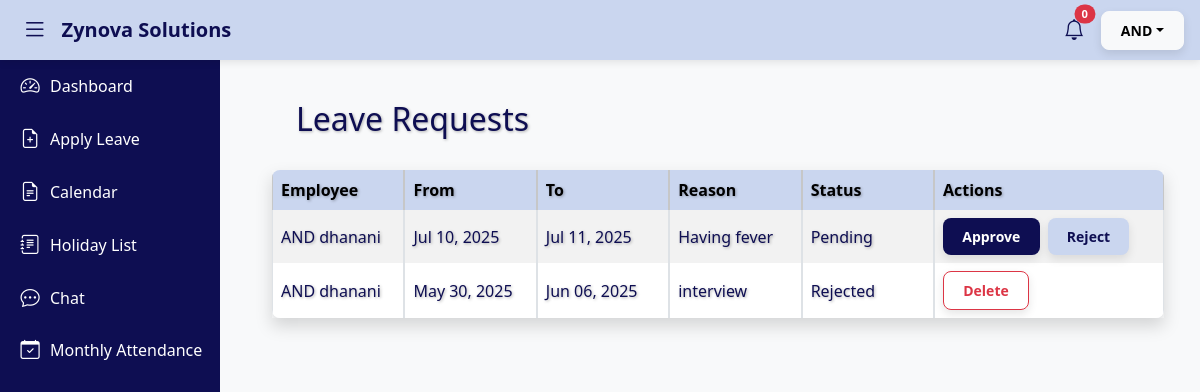
/leave-requests/ (signed in), run on the app's committed database.
### attendance/models.py (models this page shows, shortened)
class LeaveRequest(models.Model):
    STATUS_CHOICES = [
        ('pending', 'Pending'),
        ('accepted', 'Accepted'),
        ('rejected', 'Rejected'),
    ]
    LEAVE_TYPE_CHOICES = [
    ('Sick Leave', 'Sick Leave'),
    ('Casual Leave', 'Casual Leave'),
    ('Work from Home', 'Work from Home'),
    ('Emergency Leave', 'Emergency Leave'),
]
    user = models.ForeignKey(User, on_delete=models.CASCADE)
    start_date = models.DateField()
    end_date = models.DateField()
    leave_type = models.CharField(max_length=20, choices=LEAVE_TYPE_CHOICES, null=True, blank=True)
    reason = models.TextField()
    status = models.CharField(max_length=10, choices=STATUS_CHOICES, default='pending')
    created_at = models.DateTimeField(auto_now_add=True)

### attendance/views/leave_views.py (the view)
# urls.py: path('leave-requests/', views.view_leave_requests, name='view_leave_requests'),
@login_required
def view_leave_requests(request):
    try:
        user = request.user
        if user.groups.filter(name='Admin').exists():
            leaves_qs = LeaveRequest.objects.all()
            can_approve = True
        elif user.groups.filter(name='Manager').exists():
            leaves_qs = LeaveRequest.objects.filter(user__groups__name='Employee')
            can_approve = True
        elif user.groups.filter(name='Employee').exists():
            leaves_qs = LeaveRequest.objects.filter(user=user)
            can_approve = False
        else:
            return redirect('login')
        paginator = Paginator(leaves_qs.order_by('-start_date'), 5)
        page_number = request.GET.get('page')
        leaves = paginator.get_page(page_number)
        context = {
            'leaves': leaves,
            'can_approve': can_approve
        }
        return render(request, 'attendance/leave_requests.html', context)
    except Exception as e:
        logger.exception("Error in view_leave_requests")
        messages.error(request, "Could not load leave requests.")
        return render(request, '500.html', status=500)

### attendance/templates/attendance/leave_requests.html (shortened to what this page needs)
{% extends 'attendance/base.html' %}
{% block content %}
<div class="container mt-4 p-4">
<h2>Leave Requests</h2>
</div>
<div class="table-responsive custom-scroll shadow" style="overflow-x: auto; overflow-y: hidden;">
      <table class="table table-striped table-bordered align-middle text-nowrap mb-0 rounded-3 overflow-hidden ">
        <thead class="table-light">
        <tr>
            <th>Employee</th>
            <th>From</th>
            <th>To</th>
            <th>Reason</th>
            <th>Status</th>
            <th>Actions</th>
        </tr>
    </thead>
    <tbody>
        {% for leave in leaves %}
        <tr>
            <td>{{ leave.user.get_full_name|default:leave.user.username }}</td>
            <td>{{ leave.start_date|date:"M d, Y" }}</td>
            <td>{{ leave.end_date|date:"M d, Y" }}</td>
            <td>{{ leave.reason }}</td>
            <td>{{ leave.status|capfirst }}</td>
        <td>
                {% if leave.status == 'pending' %}
                <form action="{% url 'update_leave_status' leave.id %}" method="post" style="display:inline;">
                <button type="submit" name="action" value="Approved" class="btn btn-success btn-sm me-1">Approve</button>
                <button type="submit" name="action" value="Rejected" class="btn btn-danger btn-sm me-1">Reject</button>
            </form>
                {% else %}
            <form action="{% url 'delete_leave_request' leave.id %}" method="post" style="display:inline;"
                    onsubmit="return confirm('Are you sure you want to delete this leave request?');">
            <button type="submit" class="btn btn-outline-danger btn-sm">Delete</button>
            </form>
                {% endif %}
        </td>
        </tr>
        {% empty %}
        <tr>
            <td colspan="6">No leave requests found.</td>
        </tr>
        {% endfor %}
    </tbody>
  </table>
{% endblock %}

### attendance/templates/attendance/base.html (shortened to what this page needs)
{% load static %}
<!DOCTYPE html>
<html lang="en">
  <head>
    <link rel="stylesheet" href="https://cdn.jsdelivr.net/npm/bootstrap-icons@1.10.5/font/bootstrap-icons.css" />
    <link href="https://cdn.jsdelivr.net/npm/bootstrap@5.3.3/dist/css/bootstrap.min.css" rel="stylesheet" />
    <link rel="stylesheet" href="https://cdnjs.cloudflare.com/ajax/libs/font-awesome/6.5.0/css/all.min.css" />
    <link rel="stylesheet" href="{% static 'attendance/css/style.css' %}" />
  </head>
  <body>
    <nav class="navbar">
      <button id="sidebarToggle" class="btn-toggle-sidebar" aria-label="Toggle sidebar"><i class="bi bi-list"></i></button>
      <a href="#" class="navbar-brand">Zynova Solutions</a>
      <div class="ms-auto d-flex align-items-center">
        {% if user.is_authenticated %}
          <div class="nav-item dropdown mx-3">
            <a href="#" id="notifBell" class="nav-link position-relative" onclick="toggleNotifications(event)">
              <i class="bi bi-bell"></i>
              <span class="badge bg-danger rounded-pill" id="notif-count">{{ unread_notifications_count|default:'0' }}</span>
            </a>
          </div>
          <div class="dropdown">
            <button class="btn btn-light btn-sm dropdown-toggle" type="button" data-bs-toggle="dropdown">{{ user.first_name|default:user.username|default:'User' }}</button>
          </div>
        {% else %}
          <a href="{% url 'login' %}" class="btn btn-outline-light btn-sm">Login</a>
        {% endif %}
      </div>
    </nav>
    <div id="sidebar" role="navigation" aria-label="Main sidebar navigation">
      <ul class="nav flex-column">
        {% if user.is_authenticated %}
          {% with role=user.groups.all.0.name %}
            {% if role == 'Admin' %}
              <li class="nav-item">
                <a href="{% url 'admin_dashboard' %}" class="nav-link {% if request.path == '/dashboard/' %}active{% endif %}"><i class="bi bi-speedometer2"></i><span>Dashboard</span></a>
              </li>
              <li class="nav-item">
                <a href="{% url 'view_leave_requests' %}" class="nav-link {% if request.path == '/view_leave_requests/' %}active{% endif %}"><i class="bi bi-file-earmark-text"></i><span>Leave Requests</span></a>
              </li>
              <li class="nav-item">
                <a href="{% url 'holiday_list' %}" class="nav-link {% if request.path == '/holiday_list/' %}active{% endif %}"><i class="bi bi-journal-text"></i><span>Holiday List</span></a>
              </li>
              <li class="nav-item">
                <a href="{% url 'calendar' %}" class="nav-link {% if request.path == '/calendar/' %}active{% endif %}"><i class="fa fa-calendar" style="font-size:20px;"></i><span>Calendar</span></a>
              </li>
              <li class="nav-item">
                <a href="{% url 'manage_notices' %}" class="nav-link {% if request.path == '/manage_notices/' %}active{% endif %}"><i class="bi bi-megaphone"></i><span>Manage Notices</span></a>
              </li>
              <li class="nav-item">
                <a href="{% url 'chat_home' %}" class="nav-link {% if request.path == '/chat/' %}active{% endif %}"><i class="bi bi-chat-dots"></i><span>Chat</span></a>
              </li>
              <li class="nav-item">
                <a href="{% url 'monthly_attendance' %}" class="nav-link {% if request.path == '/monthly-attendance/' %}active{% endif %}"><i class="bi bi-calendar-check"></i><span>Monthly Attendance</span></a>
              </li>
            {% elif role == 'Employee' %}
              <li class="nav-item">
                <a href="{% url 'employee_dashboard' %}" class="nav-link {% if request.path == '/employee_dashboard/' %}active{% endif %}"><i class="bi bi-speedometer2"></i><span>Dashboard</span></a>
              </li>
              <li class="nav-item">
                <a href="{% url 'leave_dashboard' %}" class="nav-link {% if request.path == '/leave_dashboard/' %}active{% endif %}"><i class="bi bi-file-earmark-plus"></i><span>Apply Leave</span></a>
              </li>
              <li class="nav-item">
                <a href="{% url 'calendar' %}" class="nav-link {% if request.path == '/calendar/' %}active{% endif %}"><i class="bi bi-file-earmark-text"></i><span>Calendar</span></a>
              </li>
              <li class="nav-item">
                <a href="{% url 'holiday_list' %}" class="nav-link {% if request.path == '/holiday_list/' %}active{% endif %}"><i class="bi bi-journal-text"></i><span>Holiday List</span></a>
              </li>
              <li class="nav-item">
                <a href="{% url 'chat_home' %}" class="nav-link {% if request.path == '/chat/' %}active{% endif %}"><i class="bi bi-chat-dots"></i><span>Chat</span></a>
              </li>
              <li class="nav-item">
                <a href="{% url 'monthly_attendance' %}" class="nav-link {% if request.path == '/monthly-attendance/' %}active{% endif %}"><i class="bi bi-calendar-check"></i><span>Monthly Attendance</span></a>
              </li>
            {% endif %}
          {% endwith %}
        {% endif %}
      </ul>
    </div>
    <main id="content" class="wrapper content-area flex-grow-1 bg-light d-flex flex-column">
      <div class="container m-2 p-4">
        {% block content %}
        {% endblock %}
      </div>
    </main>
  </body>
</html>

### attendance/static/attendance/css/style.css (style rules this page uses)
:root { --blue-light: #cad6ef; --blue-dark: #0e0e52; --white: #ffffff; --black: #000000; }
body { background-color: var(--white); color: var(--blue-dark); font-family: "Segoe UI", Tahoma, Geneva, Verdana, sans-serif; overflow-x: hidden; transition: background-color 0.3s, color 0.3s; min-height: 100vh; display: flex; }
.navbar { position: fixed; top: 0; left: 0; right: 0; height: 60px; background-color: var(--blue-light); color: var(--blue-dark); z-index: 1050; display: flex; align-items: center; padding: 0 1rem; box-shadow: 0 2px 8px rgba(0, 0, 0, 0.1); }
.navbar .navbar-brand { color: var(--blue-dark); font-weight: 600; font-size: 1.25rem; margin-left: 0.5rem; text-decoration: none; }
.navbar .btn-toggle-sidebar { background: none; border: none; color: var(--blue-dark); font-size: 1.6rem; cursor: pointer; }
.navbar .nav-link { color: var(--blue-dark); font-size: 1.3rem; cursor: pointer; }
.navbar .badge { position: fixed; top: 2px; right: -8px; font-size: 0.6rem; background-color: var(--blue-dark); color: var(--white); }
#sidebar { height: 100vh; position: fixed; top: 0; left: 0; width: 220px; background-color: var(--blue-dark); color: var(--white); padding-top: 60px; transition: left 0.3s, width 0.3s; z-index: 1040; }
#sidebar .nav-link { color: var(--white); display: flex; align-items: center; gap: 10px; padding: 12px 20px; font-weight: 500; white-space: nowrap; border-radius: 0 25px 25px 0; }
#sidebar .nav-link i { font-size: 1.2rem; min-width: 20px; text-align: center; }
#content { margin-left: 220px; padding: 20px; transition: margin-left 0.3s ease; }
.btn { font-weight: bold; border-radius: 8px; padding: 0.5rem 1.2rem; box-shadow: 0 4px 10px rgba(0, 0, 0, 0.1); transition: background-color 0.3s, color 0.3s; }
.btn-success { background-color: #0e0e52; color: var(--white); border: none; }
.btn-danger { background-color: var(--blue-light); color: var(--blue-dark); border: none; }
table { box-shadow: 0 4px 8px rgba(0, 0, 0, 0.1); border-collapse: separate; border-spacing: 0; color: inherit; }
.table-light th { background-color: var(--blue-light); color: var(--blue-dark); }
.table td, .table th { color: inherit; word-break: break-word; min-width: 120px; }
.table-responsive { width: 100%; overflow-x: auto; -webkit-overflow-scrolling: touch; table-layout: fixed; }
h1, h2, h3, h4, p, th, td { text-shadow: 1px 1px 3px rgba(0, 0, 0, 0.3); color: var(--blue-dark); }
#notifBell { position: relative; cursor: pointer; }
#notif-count { position: absolute; top: 0; right: 0; font-size: 0.7rem; transform: translate(50%, -50%); }
.container { max-width: 1140px; margin: 0 auto; padding: 0 20px; width: 100%; }
.nav-item.dropdown.mx-3 { position: relative; }

### data on the page
LeaveRequest: user.get_full_name "AND dhanani", start_date "Jul 10, 2025", end_date "Jul 11, 2025", reason "Having fever", status "Pending", shows "Approve"
LeaveRequest: user.get_full_name "AND dhanani", start_date "May 30, 2025", end_date "Jun 06, 2025", reason "interview", status "Rejected", shows "Delete"

### other printed values
{{ unread_notifications_count|default:'0' }} "0"
{{ user.first_name|default:user.username|default:'User' }} "AND"
